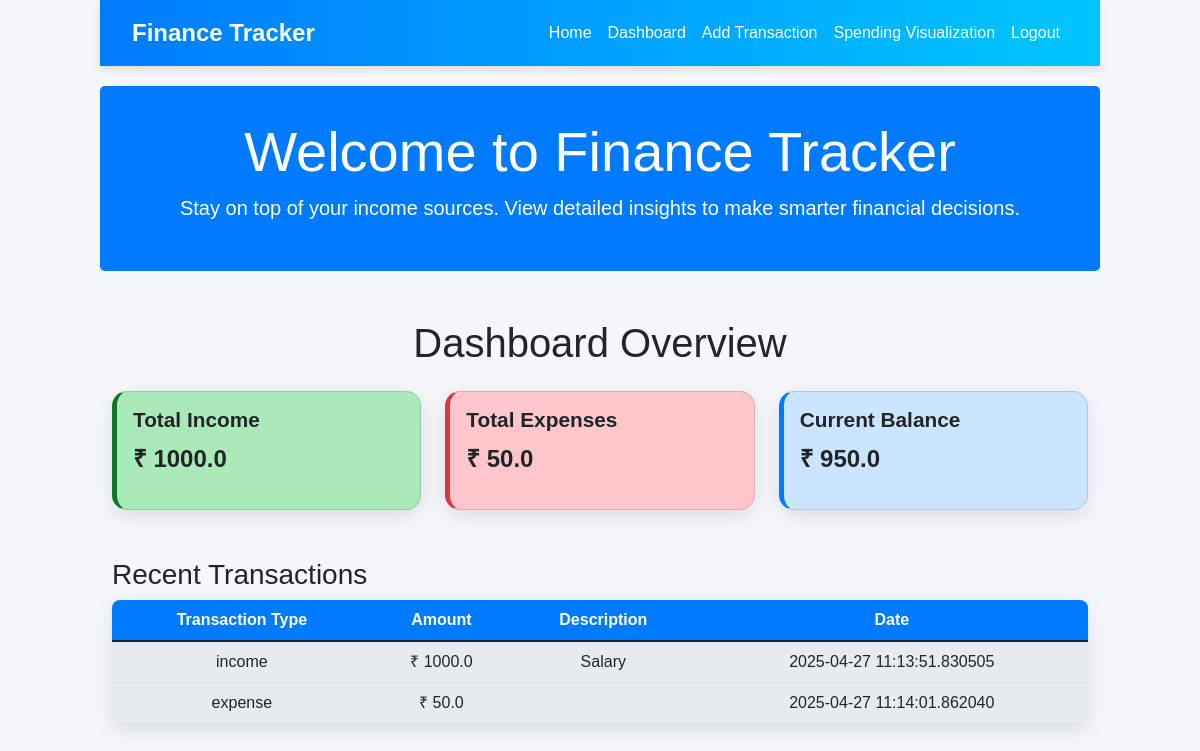
Page /dashboard (signed in) on the committed database.
### app.py (models this page shows)
class Transaction(db.Model):
    id = db.Column(db.Integer, primary_key=True)  # Primary key for the transaction
    amount = db.Column(db.Float, nullable=False)  # Amount for the transaction (income/expense)
    transaction_type = db.Column(db.String(10), nullable=False)  # 'Income' or 'Expense'
    category = db.Column(db.String(100))  # Category of the transaction (e.g., food, shopping, etc.)
    description = db.Column(db.String(200))  # Description of the transaction (optional)
    date = db.Column(db.DateTime, default=datetime.utcnow)  # Automatically set to current time
    user_id = db.Column(db.Integer, db.ForeignKey('user.id'))  # Foreign key linking to the User table

### app.py (the view)
@app.route('/dashboard')
@login_required
def dashboard():
    transactions = Transaction.query.filter_by(user_id=current_user.id).all()
    total_income = 0
    total_expenses = 0
    for t in transactions:
        if t.transaction_type == 'income':
            total_income += t.amount
        elif t.transaction_type == 'expense':
            total_expenses += t.amount
    current_balance = total_income - total_expenses
    recent_transactions = transactions[-5:]  # Last 5 transactions, adjust if needed
    return render_template('dashboard.html',
                           total_income=total_income,
                           total_expenses=total_expenses,
                           current_balance=current_balance,
                           recent_transactions=recent_transactions)

### app.py (called while the page is built)
@login_manager.user_loader
def load_user(user_id):
    return User.query.get(int(user_id))

### templates/dashboard.html (shortened to what this page needs)
<!DOCTYPE html>
<html lang="en">
<head>
    <link href="https://cdn.jsdelivr.net/npm/bootstrap@5.1.3/dist/css/bootstrap.min.css" rel="stylesheet">
</head>
<body>
    <nav class="navbar navbar-expand-lg navbar-light">
        <div class="container-fluid">
            <a class="navbar-brand" href="#">Finance Tracker</a>
            <div class="collapse navbar-collapse" id="navbarNav">
                <ul class="navbar-nav ms-auto">
                    <li class="nav-item">
                        <a class="nav-link" href="{{ url_for('home') }}">Home</a>
                    </li>
                    <li class="nav-item">
                        <a class="nav-link" href="{{ url_for('dashboard') }}">Dashboard</a>
                    </li>
                    <li class="nav-item">
                        <a class="nav-link" href="{{ url_for('add_transaction') }}">Add Transaction</a>
                    </li>
                    <li class="nav-item">
                        <a class="nav-link" href="{{ url_for('charts') }}">Spending Visualization</a>
                    </li>
                    <li class="nav-item">
                        <a class="nav-link" href="{{ url_for('logout') }}">Logout</a>
                    </li>
                </ul>
            </div>
        </div>
    </nav>
    <div class="jumbotron text-center">
        <div class="container">
            <h1 class="display-4">Welcome to Finance Tracker</h1>
            <p class="lead">Stay on top of your income sources. View detailed insights to make smarter financial decisions.</p>
        </div>
    </div>
    <div class="container mt-5">
        <h1 class="text-center">Dashboard Overview</h1>
        <div class="row mt-4">
            <div class="col-md-4">
                <div class="card total-income-card">
                    <div class="card-body">
                        <h5>Total Income</h5>
                        <p>₹ {{ total_income }}</p>
                    </div>
                </div>
            </div>
            <div class="col-md-4">
                <div class="card total-expenses-card">
                    <div class="card-body">
                        <h5>Total Expenses</h5>
                        <p>₹ {{ total_expenses }}</p>
                    </div>
                </div>
            </div>
            <div class="col-md-4">
                <div class="card current-balance-card">
                    <div class="card-body">
                        <h5>Current Balance</h5>
                        <p>₹ {{ current_balance }}</p>
                    </div>
                </div>
            </div>
        </div>
        <h3 class="mt-5">Recent Transactions</h3>
        <table class="table">
            <thead>
                <tr>
                    <th>Transaction Type</th>
                    <th>Amount</th>
                    <th>Description</th>
                    <th>Date</th>
                </tr>
            </thead>
            <tbody>
                {% for t in recent_transactions %}
                <tr>
                    <td>{{ t.transaction_type }}</td>
                    <td>₹ {{ t.amount }}</td>
                    <td>{{ t.description }}</td>
                    <td>{{ t.date }}</td>
                </tr>
                {% endfor %}
            </tbody>
        </table>
    </div>
</body>
</html>

### templates/dashboard.html (style rules this page uses)
body { background-color: #f4f6f9; font-family: 'Arial', sans-serif; margin-left: 100px; margin-right: 100px; }
.jumbotron { background-color: #007bff; color: white; padding: 2rem 1rem; border-radius: 0.3rem; margin-bottom: 2rem; }
.navbar { background: linear-gradient(90deg, #007bff, #00c6ff); box-shadow: 0 4px 8px rgba(0, 0, 0, 0.1); padding: 10px 20px; margin-bottom: 20px; }
.navbar-brand { font-weight: bold; font-size: 1.5rem; color: white !important; }
.navbar-nav .nav-link { color: white !important; padding: 10px 15px; }
.card { border-radius: 15px; box-shadow: 0 6px 20px rgba(0, 0, 0, 0.1); }
.total-income-card { background-color: #a9eab8; border-left: 5px solid #0d7625; }
.total-expenses-card { background-color: #fcc6ca; border-left: 5px solid #dc3545; }
.current-balance-card { background-color: #cce5ff; border-left: 5px solid #007bff; }
.card-body h5 { font-weight: 600; font-size: 1.3rem; }
.card-body p { font-size: 1.5rem; font-weight: 700; }
.table { background-color: rgb(230, 235, 237); border-radius: 8px; box-shadow: 0 6px 20px rgba(0, 0, 0, 0.1); overflow: hidden; }
.table th { background-color: #007bff; color: white; text-align: center; }
.table td { text-align: center; }

### rows in the picture
Transaction: transaction_type "income", amount "1000.0", description "Salary", date "2025-04-27 11:13:51.830505"
Transaction: transaction_type "expense", amount "50.0", date "2025-04-27 11:14:01.862040"

### other values in the picture
{{ total_income }} "1000.0"
{{ total_expenses }} "50.0"
{{ current_balance }} "950.0"
